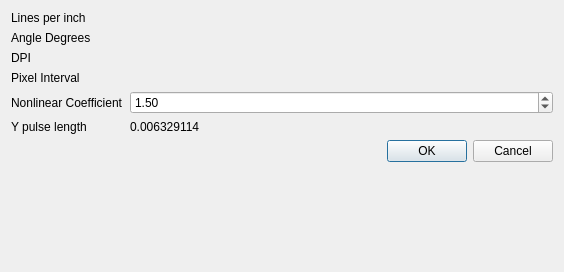
<?xml version="1.0" encoding="UTF-8"?>
<ui version="4.0">
 <class>HalftoneDialog</class>
 <widget class="QDialog" name="HalftoneDialog">
  <property name="geometry">
   <rect>
    <x>0</x>
    <y>0</y>
    <width>564</width>
    <height>272</height>
   </rect>
  </property>
  <property name="windowTitle">
   <string>Halftone</string>
  </property>
  <layout class="QFormLayout" name="formLayout">
   <item row="0" column="0">
    <widget class="QLabel" name="label">
     <property name="text">
      <string>Lines per inch</string>
     </property>
    </widget>
   </item>
   <item row="6" column="0" colspan="2">
    <widget class="QDialogButtonBox" name="buttonBox">
     <property name="orientation">
      <enum>Qt::Horizontal</enum>
     </property>
     <property name="standardButtons">
      <set>QDialogButtonBox::Cancel|QDialogButtonBox::Ok</set>
     </property>
    </widget>
   </item>
   <item row="1" column="0">
    <widget class="QLabel" name="label_2">
     <property name="text">
      <string>Angle Degrees</string>
     </property>
    </widget>
   </item>
   <item row="2" column="0">
    <widget class="QLabel" name="label_3">
     <property name="text">
      <string>DPI</string>
     </property>
    </widget>
   </item>
   <item row="3" column="0">
    <widget class="QLabel" name="label_4">
     <property name="text">
      <string>Pixel Interval</string>
     </property>
    </widget>
   </item>
   <item row="5" column="0">
    <widget class="QLabel" name="label_5">
     <property name="text">
      <string>Y pulse length</string>
     </property>
    </widget>
   </item>
   <item row="5" column="1">
    <widget class="QLabel" name="labelYPulseLength">
     <property name="text">
      <string>0.006329114</string>
     </property>
    </widget>
   </item>
   <item row="4" column="0">
    <widget class="QLabel" name="label_6">
     <property name="text">
      <string>Nonlinear Coefficient</string>
     </property>
    </widget>
   </item>
   <item row="4" column="1">
    <widget class="QDoubleSpinBox" name="doubleSpinBoxNonlinearCoefficient">
     <property name="maximum">
      <double>10.000000000000000</double>
     </property>
     <property name="singleStep">
      <double>0.010000000000000</double>
     </property>
     <property name="value">
      <double>1.500000000000000</double>
     </property>
    </widget>
   </item>
   <item row="0" column="1">
    <widget class="EditSlider" name="editSliderLpi" native="true"/>
   </item>
   <item row="1" column="1">
    <widget class="EditSlider" name="editSliderDegrees" native="true"/>
   </item>
   <item row="3" column="1">
    <widget class="EditSlider" name="editSliderPixelInterval" native="true"/>
   </item>
   <item row="2" column="1">
    <widget class="EditSlider" name="editSliderDpi" native="true"/>
   </item>
  </layout>
 </widget>
 <customwidgets>
  <customwidget>
   <class>EditSlider</class>
   <extends>QWidget</extends>
   <header>widget/LRWidgets/widget/EditSlider.h</header>
   <container>1</container>
  </customwidget>
 </customwidgets>
 <resources/>
 <connections>
  <connection>
   <sender>buttonBox</sender>
   <signal>accepted()</signal>
   <receiver>HalftoneDialog</receiver>
   <slot>accept()</slot>
   <hints>
    <hint type="sourcelabel">
     <x>248</x>
     <y>254</y>
    </hint>
    <hint type="destinationlabel">
     <x>157</x>
     <y>274</y>
    </hint>
   </hints>
  </connection>
  <connection>
   <sender>buttonBox</sender>
   <signal>rejected()</signal>
   <receiver>HalftoneDialog</receiver>
   <slot>reject()</slot>
   <hints>
    <hint type="sourcelabel">
     <x>316</x>
     <y>260</y>
    </hint>
    <hint type="destinationlabel">
     <x>286</x>
     <y>274</y>
    </hint>
   </hints>
  </connection>
 </connections>
</ui>
